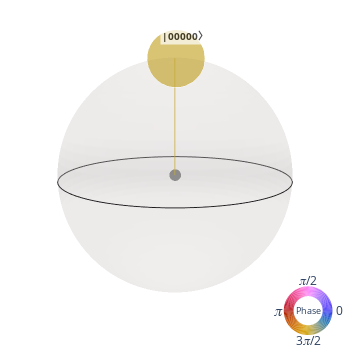

The cell this chart's notebook holds for it:
### Code cell
qsphere(qft_plus_one.statevector())

### Figure 1 — Plotly figure (JSON) as saved in the notebook; plotly's stock layout.template omitted (floating-point values rounded to 4 significant figures; data arrays with more than 128 entries replaced by an {"elided": "..."} marker saying what was removed)
{"data": [{"colorscale": [[0, "#F1EBEA"], [1, "#F1EBEA"]], "contours": {"x": {"highlight": false}, "y": {"highlight": false}, "z": {"highlight": false}}, "hoverinfo": "skip", "opacity": 0.15, "scene": "scene", "showscale": false, "type": "surface", "x": {"elided": "100x100 float values"}, "y": {"elided": "100x100 float values"}, "z": {"elided": "100x100 float values"}}, {"hoverinfo": "skip", "line": {"color": "#1e1e1e", "width": 2}, "mode": "lines", "scene": "scene", "type": "scatter3d", "x": [1, 0.998, 0.992, 0.9819, 0.9679, 0.9501, 0.9284, 0.9029, 0.8738, 0.8413, 0.8053, 0.766, 0.7237, 0.6785, 0.6306, 0.5801, 0.5272, 0.4723, 0.4154, 0.3569, 0.2969, 0.2358, 0.1736, 0.1108, 0.04758, -0.01587, -0.07925, -0.1423, -0.2048, -0.2665, -0.3271, -0.3863, -0.4441, -0.5, -0.5539, -0.6056, -0.6549, -0.7015, -0.7453, -0.7861, -0.8237, -0.858, -0.8888, -0.9161, -0.9397, -0.9595, -0.9754, -0.9874, -0.9955, -0.9995, -0.9995, -0.9955, -0.9874, -0.9754, -0.9595, -0.9397, -0.9161, -0.8888, -0.858, -0.8237, -0.7861, -0.7453, -0.7015, -0.6549, -0.6056, -0.5539, -0.5, -0.4441, -0.3863, -0.3271, -0.2665, -0.2048, -0.1423, -0.07925, -0.01587, 0.04758, 0.1108, 0.1736, 0.2358, 0.2969, 0.3569, 0.4154, 0.4723, 0.5272, 0.5801, 0.6306, 0.6785, 0.7237, 0.766, 0.8053, 0.8413, 0.8738, 0.9029, 0.9284, 0.9501, 0.9679, 0.9819, 0.992, 0.998, 1], "y": [0, 0.06342, 0.1266, 0.1893, 0.2511, 0.312, 0.3717, 0.4298, 0.4862, 0.5406, 0.5929, 0.6428, 0.6901, 0.7346, 0.7761, 0.8146, 0.8497, 0.8815, 0.9096, 0.9341, 0.9549, 0.9718, 0.9848, 0.9938, 0.9989, 0.9999, 0.9969, 0.9898, 0.9788, 0.9638, 0.945, 0.9224, 0.896, 0.866, 0.8326, 0.7958, 0.7557, 0.7127, 0.6668, 0.6182, 0.5671, 0.5137, 0.4582, 0.4009, 0.342, 0.2817, 0.2203, 0.158, 0.09506, 0.03173, -0.03173, -0.09506, -0.158, -0.2203, -0.2817, -0.342, -0.4009, -0.4582, -0.5137, -0.5671, -0.6182, -0.6668, -0.7127, -0.7557, -0.7958, -0.8326, -0.866, -0.896, -0.9224, -0.945, -0.9638, -0.9788, -0.9898, -0.9969, -0.9999, -0.9989, -0.9938, -0.9848, -0.9718, -0.9549, -0.9341, -0.9096, -0.8815, -0.8497, -0.8146, -0.7761, -0.7346, -0.6901, -0.6428, -0.5929, -0.5406, -0.4862, -0.4298, -0.3717, -0.312, -0.2511, -0.1893, -0.1266, -0.06342, -2.449e-16], "z": [0, 0, 0, 0, 0, 0, 0, 0, 0, 0, 0, 0, 0, 0, 0, 0, 0, 0, 0, 0, 0, 0, 0, 0, 0, 0, 0, 0, 0, 0, 0, 0, 0, 0, 0, 0, 0, 0, 0, 0, 0, 0, 0, 0, 0, 0, 0, 0, 0, 0, 0, 0, 0, 0, 0, 0, 0, 0, 0, 0, 0, 0, 0, 0, 0, 0, 0, 0, 0, 0, 0, 0, 0, 0, 0, 0, 0, 0, 0, 0, 0, 0, 0, 0, 0, 0, 0, 0, 0, 0, 0, 0, 0, 0, 0, 0, 0, 0, 0, 0]}, {"hoverinfo": "skip", "line": {"color": "#373737", "width": 1}, "mode": "lines", "scene": "scene", "type": "scatter3d", "x": [0, 0, 0, 0, 0, 0, 0, 0, 0, 0, 0, 0, 0, 0, 0, 0, 0, 0, 0, 0, 0, 0, 0, 0, 0, 0, 0, 0, 0, 0, 0, 0, 0, 0, 0, 0, 0, 0, 0, 0, 0, 0, 0, 0, 0, 0, 0, 0, 0, 0, 0, 0, 0, 0, 0, 0, 0, 0, 0, 0, 0, 0, 0, 0, 0, 0, 0, 0, 0, 0, 0, 0, 0, 0, 0, 0, 0, 0, 0, 0, 0, 0, 0, 0, 0, 0, 0, 0, 0, 0, 0, 0, 0, 0, 0, 0, 0, 0, 0, 0], "y": [0, 0, 0, 0, 0, 0, 0, 0, 0, 0, 0, 0, 0, 0, 0, 0, 0, 0, 0, 0, 0, 0, 0, 0, 0, 0, 0, 0, 0, 0, 0, 0, 0, 0, 0, 0, 0, 0, 0, 0, 0, 0, 0, 0, 0, 0, 0, 0, 0, 0, 0, 0, 0, 0, 0, 0, 0, 0, 0, 0, 0, 0, 0, 0, 0, 0, 0, 0, 0, 0, 0, 0, 0, 0, 0, 0, 0, 0, 0, 0, 0, 0, 0, 0, 0, 0, 0, 0, 0, 0, 0, 0, 0, 0, 0, 0, 0, 0, 0, 0], "z": [1, 1, 1, 1, 1, 1, 1, 1, 1, 1, 1, 1, 1, 1, 1, 1, 1, 1, 1, 1, 1, 1, 1, 1, 1, 1, 1, 1, 1, 1, 1, 1, 1, 1, 1, 1, 1, 1, 1, 1, 1, 1, 1, 1, 1, 1, 1, 1, 1, 1, 1, 1, 1, 1, 1, 1, 1, 1, 1, 1, 1, 1, 1, 1, 1, 1, 1, 1, 1, 1, 1, 1, 1, 1, 1, 1, 1, 1, 1, 1, 1, 1, 1, 1, 1, 1, 1, 1, 1, 1, 1, 1, 1, 1, 1, 1, 1, 1, 1, 1]}, {"marker": {"color": "#555555", "size": 4}, "mode": "markers", "opacity": 0.6, "scene": "scene", "type": "scatter3d", "x": [0], "y": [0], "z": [0]}, {"line": {"color": "#c7aa37", "width": 3}, "mode": "lines", "opacity": 0.5, "scene": "scene", "type": "scatter3d", "x": [0, 0], "y": [0, 0], "z": [0, 1]}, {"marker": {"color": ["#c7aa37"], "size": [40]}, "mode": "markers", "opacity": 1, "scene": "scene", "type": "scatter3d", "x": [0], "y": [0], "z": [1]}, {"domain": {"x": [0.832, 1], "y": [0, 0.152]}, "hole": 0.6, "hoverinfo": "none", "labels": ["", "", "", "", "", "", "", "", "", "", "", "", "", "", "", "", "", "", "", "", "", "", "", "", "", "", "", "", "", "", "", "", "", "", "", "", "", "", "", "", "", "", "", "", "", "", "", "", "", "", "", "", "", "", "", "", "", "", "", "", "", "", "", "", "", "", "", "", "", "", "", "", "", "", "", "", "", "", "", "", "", "", "", "", "", "", "", "", "", "", "", "", "", "", "", "", "", "", "", "", "", "", "", "", "", "", "", "", "", "", "", "", "", "", "", "", "", "", "", "", "", "", "", "", "", "", "", ""], "marker": {"colors": ["#3e3ff0", "#443df3", "#493df5", "#4f3ef7", "#5540f8", "#5b43f9", "#6147f9", "#664bf9", "#6b4ff9", "#7053f9", "#7557f9", "#7759f9", "#7f5efa", "#8462fa", "#8a65fa", "#8d67fa", "#966bfb", "#9c6efb", "#a371fb", "#aa73fc", "#b175fc", "#b977fd", "#bc78fd", "#c77bfe", "#ce7dff", "#d57fff", "#db81ff", "#e283ff", "#e884ff", "#ed85ff", "#f086fe", "#f686fb", "#f985f8", "#fb83f3", "#fc81ee", "#fd7ee8", "#fd7ae2", "#fd76db", "#fc72d4", "#fb6dcc", "#fa69c5", "#f864bd", "#f75fb5", "#f55bae", "#f458aa", "#f1519f", "#ef4c97", "#ed4890", "#ea4388", "#e83f81", "#e53b79", "#e13771", "#de336a", "#da2f62", "#d72c5a", "#d32853", "#cf244b", "#cb2144", "#c71e3c", "#c41b35", "#c21932", "#bd1727", "#ba1721", "#b8181b", "#b61b16", "#b51f11", "#b5230d", "#b5290a", "#b62e07", "#b83306", "#b93905", "#bb3e04", "#bd4304", "#bf4804", "#c14d04", "#c35204", "#c55704", "#c75c05", "#c96005", "#ca6505", "#cc6a05", "#ce6f05", "#cf7305", "#d07805", "#d17d05", "#d28104", "#d38604", "#d48b04", "#d58d04", "#d69405", "#d69806", "#d79d08", "#d7a00d", "#d6a20f", "#d5a718", "#d2a91f", "#d0aa27", "#ccab2f", "#c7aa37", "#c2a93f", "#bca846", "#b6a64e", "#afa455", "#a9a15c", "#a19f63", "#9a9d69", "#929a70", "#899876", "#81957c", "#7c947f", "#6e9088", "#638d8e", "#598b94", "#4e889a", "#4384a0", "#3981a6", "#2f7dac", "#2879b2", "#2374b8", "#226fbe", "#226cc1", "#2563cb", "#285dd1", "#2b57d7", "#2e51dd", "#304ee0", "#3546e8", "#3942ec"]}, "rotation": 90, "showlegend": false, "textfont": {"size": 12}, "textinfo": "none", "textposition": "outside", "type": "pie", "values": [1, 1, 1, 1, 1, 1, 1, 1, 1, 1, 1, 1, 1, 1, 1, 1, 1, 1, 1, 1, 1, 1, 1, 1, 1, 1, 1, 1, 1, 1, 1, 1, 1, 1, 1, 1, 1, 1, 1, 1, 1, 1, 1, 1, 1, 1, 1, 1, 1, 1, 1, 1, 1, 1, 1, 1, 1, 1, 1, 1, 1, 1, 1, 1, 1, 1, 1, 1, 1, 1, 1, 1, 1, 1, 1, 1, 1, 1, 1, 1, 1, 1, 1, 1, 1, 1, 1, 1, 1, 1, 1, 1, 1, 1, 1, 1, 1, 1, 1, 1, 1, 1, 1, 1, 1, 1, 1, 1, 1, 1, 1, 1, 1, 1, 1, 1, 1, 1, 1, 1, 1, 1, 1, 1, 1, 1, 1, 1]}], "layout": {"annotations": [{"font": {"size": 9}, "showarrow": false, "text": "Phase", "x": 0.916, "xanchor": "center", "xref": "paper", "y": 0.076, "yanchor": "middle", "yref": "paper"}, {"font": {"size": 14}, "showarrow": false, "text": "𝜋", "x": 0.802, "xanchor": "left", "xref": "paper", "y": 0.076, "yanchor": "middle", "yref": "paper"}, {"font": {"size": 12}, "showarrow": false, "text": "0", "x": 1.03, "xanchor": "right", "xref": "paper", "y": 0.076, "yanchor": "middle", "yref": "paper"}, {"font": {"size": 12}, "showarrow": false, "text": "𝜋/2", "x": 0.916, "xanchor": "center", "xref": "paper", "y": 0.202, "yanchor": "top", "yref": "paper"}, {"font": {"size": 12}, "showarrow": false, "text": "3𝜋/2", "x": 0.916, "xanchor": "center", "xref": "paper", "y": -0.05, "yanchor": "bottom", "yref": "paper"}], "autosize": false, "height": 350, "hoverdistance": 50, "margin": {"b": 15, "l": 15, "r": 15, "t": 15}, "scene": {"annotations": [{"align": "left", "bgcolor": "#ffffff", "font": {"color": "#000000", "size": 10}, "opacity": 0.7, "showarrow": false, "text": "<b>|00000〉</b>", "x": 0, "xanchor": "center", "xshift": 10, "y": 0, "yanchor": "bottom", "z": 1.1}], "aspectmode": "cube", "camera": {"eye": {"x": 0, "y": -1.4, "z": 0.3}}, "domain": {"x": [0, 1], "y": [0, 1]}, "xaxis": {"range": [-1.2, 1.2], "showbackground": false, "showspikes": false, "visible": false}, "yaxis": {"range": [-1.2, 1.2], "showbackground": false, "showspikes": false, "visible": false}, "zaxis": {"range": [-1.2, 1.2], "showbackground": false, "showspikes": false, "visible": false}}, "showlegend": false, "width": 350}}
